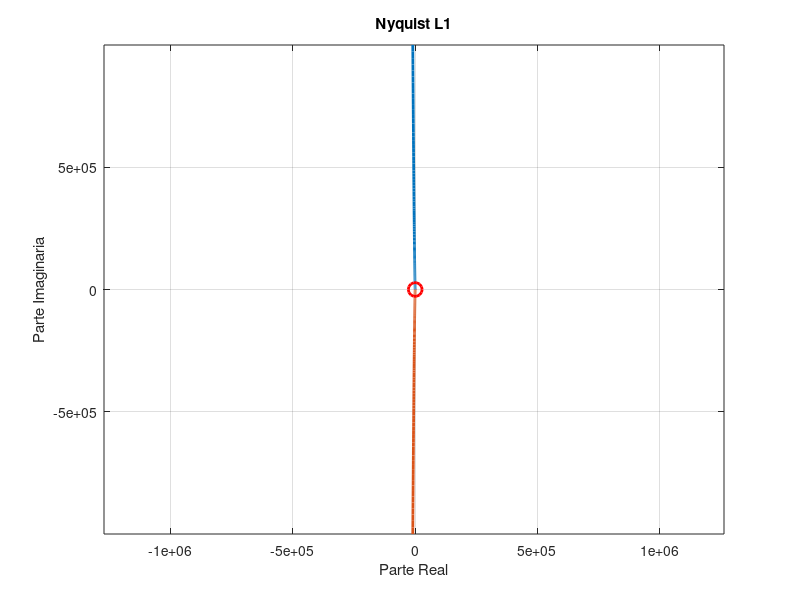
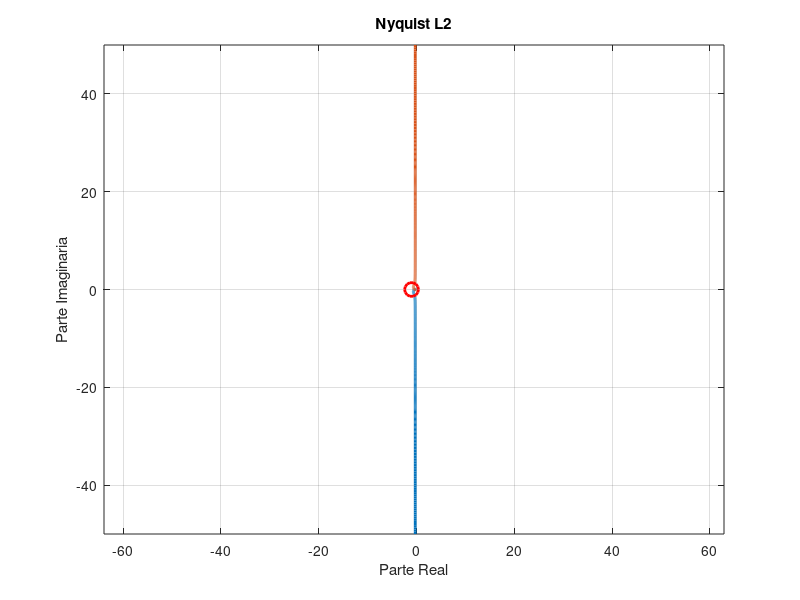
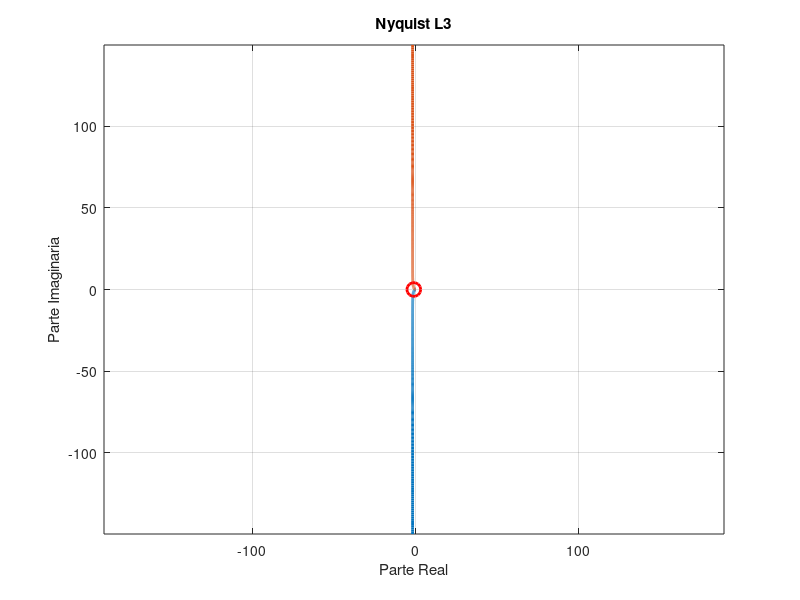
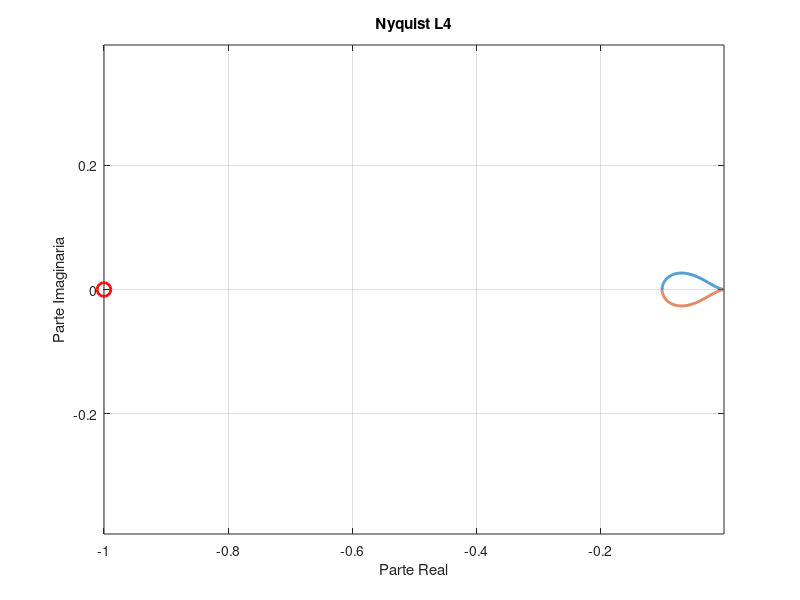

Recreate these plots in MATLAB, in order.
clc;
clear;
close all;

k = 1;

% Frecuencias
w = logspace(-2,2,1000);

jw = 1j*w;

%% FUNCIONES DE TRANSFERENCIA

L1 = k*(jw+1)./(jw.^3);

L2 = k*(jw+1)./(jw.*(jw+2).*(jw.^2+jw+1));

L3 = k*(jw+3)./(jw.*(jw+1).*(jw+2));

L4 = k./((jw+2).*(jw-5));

L5 = k*(jw+1)./((jw+5).*(jw.^2-9));

L6 = k*(jw+1)./(jw.*(jw-1));

L = {L1,L2,L3,L4,L5,L6};

%% PROCEDIMIENTO 5

for i = 1:length(L)

    sistema = L{i};

    % Magnitud y fase
    mag = abs(sistema);

    phase = angle(sistema)*180/pi;

    %% =========================
    % DIAGRAMA DE NYQUIST
    % =========================

    figure;

    plot(real(sistema),imag(sistema),'LineWidth',2);

    hold on;

    % Parte conjugada
    plot(real(sistema),-imag(sistema),'LineWidth',2);

    % Punto crítico
    plot(-1,0,'ro','MarkerSize',10,'LineWidth',2);

    grid on;

    xlabel('Parte Real');

    ylabel('Parte Imaginaria');

    title(['Nyquist L',num2str(i)]);

    axis equal;

    %% =========================
    % MARGEN DE GANANCIA
    % =========================

    % Buscar donde fase ≈ -180°
    [~,idx_phase] = min(abs(phase + 180));

    GM = 1/mag(idx_phase);

    GM_dB = 20*log10(GM);

    %% =========================
    % MARGEN DE FASE
    % =========================

    % Buscar donde magnitud ≈ 1
    [~,idx_gain] = min(abs(mag - 1));

    PM = 180 + phase(idx_gain);

    %% =========================
    % GANANCIA CRITICA
    % =========================

    Kcrit = GM;

    %% =========================
    % RESULTADOS
    % =========================

    fprintf('\n=========================\n');

    fprintf('Sistema L%d\n',i);

    fprintf('=========================\n');

    fprintf('Margen de Ganancia = %.4f\n',GM);

    fprintf('Margen de Ganancia dB = %.4f dB\n',GM_dB);

    fprintf('Margen de Fase = %.4f grados\n',PM);

    fprintf('Ganancia Critica Kcrit = %.4f\n',Kcrit);

    %% =========================
    % ANALISIS DE ESTABILIDAD
    % =========================

    if PM > 0 && GM > 1

        fprintf('Sistema ESTABLE\n');

    else

        fprintf('Sistema INESTABLE o marginal\n');

    end

end
